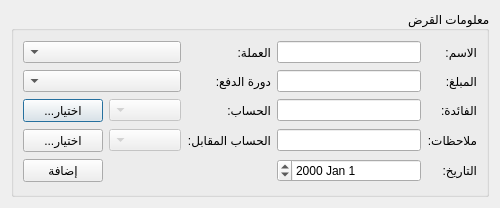
<?xml version="1.0" encoding="UTF-8"?>
<ui version="4.0">
 <class>AddLoan</class>
 <widget class="QDialog" name="AddLoan">
  <property name="geometry">
   <rect>
    <x>0</x>
    <y>0</y>
    <width>500</width>
    <height>208</height>
   </rect>
  </property>
  <property name="minimumSize">
   <size>
    <width>400</width>
    <height>200</height>
   </size>
  </property>
  <property name="maximumSize">
   <size>
    <width>500</width>
    <height>208</height>
   </size>
  </property>
  <property name="windowTitle">
   <string>قرض جديد</string>
  </property>
  <layout class="QGridLayout" name="gridLayout">
   <item row="0" column="0">
    <widget class="QGroupBox" name="groupBox_4">
     <property name="minimumSize">
      <size>
       <width>400</width>
       <height>0</height>
      </size>
     </property>
     <property name="layoutDirection">
      <enum>Qt::RightToLeft</enum>
     </property>
     <property name="title">
      <string>معلومات القرض</string>
     </property>
     <layout class="QGridLayout" name="gridLayout_2">
      <item row="0" column="0">
       <widget class="QLabel" name="label_5">
        <property name="text">
         <string>الاسم:</string>
        </property>
       </widget>
      </item>
      <item row="0" column="1">
       <widget class="QLineEdit" name="loan_name_input"/>
      </item>
      <item row="0" column="2">
       <widget class="QLabel" name="label_9">
        <property name="text">
         <string>العملة:</string>
        </property>
       </widget>
      </item>
      <item row="0" column="3" colspan="2">
       <widget class="QComboBox" name="currency_combobox"/>
      </item>
      <item row="1" column="0">
       <widget class="QLabel" name="label_11">
        <property name="text">
         <string>المبلغ:</string>
        </property>
       </widget>
      </item>
      <item row="1" column="1">
       <widget class="QLineEdit" name="loan_amount_input"/>
      </item>
      <item row="1" column="2">
       <widget class="QLabel" name="label_12">
        <property name="text">
         <string>دورة الدفع:</string>
        </property>
       </widget>
      </item>
      <item row="1" column="3" colspan="2">
       <widget class="QComboBox" name="loan_cycle_combobox"/>
      </item>
      <item row="2" column="0">
       <widget class="QLabel" name="label_13">
        <property name="text">
         <string>الفائدة:</string>
        </property>
       </widget>
      </item>
      <item row="2" column="1">
       <widget class="QLineEdit" name="loan_interest_input"/>
      </item>
      <item row="2" column="2">
       <widget class="QLabel" name="label_6">
        <property name="text">
         <string>الحساب:</string>
        </property>
       </widget>
      </item>
      <item row="2" column="3">
       <widget class="QComboBox" name="account_combobox">
        <property name="enabled">
         <bool>false</bool>
        </property>
       </widget>
      </item>
      <item row="2" column="4">
       <widget class="QPushButton" name="select_account_btn">
        <property name="text">
         <string>...اختيار</string>
        </property>
       </widget>
      </item>
      <item row="3" column="0">
       <widget class="QLabel" name="label_10">
        <property name="text">
         <string>ملاحظات:</string>
        </property>
       </widget>
      </item>
      <item row="3" column="1">
       <widget class="QLineEdit" name="loan_notes_input"/>
      </item>
      <item row="3" column="2">
       <widget class="QLabel" name="label_7">
        <property name="text">
         <string>الحساب المقابل:</string>
        </property>
       </widget>
      </item>
      <item row="3" column="3">
       <widget class="QComboBox" name="opposite_account_combobox">
        <property name="enabled">
         <bool>false</bool>
        </property>
       </widget>
      </item>
      <item row="3" column="4">
       <widget class="QPushButton" name="select_opposite_account_btn">
        <property name="text">
         <string>...اختيار</string>
        </property>
       </widget>
      </item>
      <item row="4" column="0">
       <widget class="QLabel" name="label_8">
        <property name="text">
         <string>التاريخ:</string>
        </property>
       </widget>
      </item>
      <item row="4" column="1">
       <widget class="QDateEdit" name="loan_date_input"/>
      </item>
      <item row="4" column="4">
       <widget class="QPushButton" name="add_loan_btn">
        <property name="text">
         <string>إضافة</string>
        </property>
       </widget>
      </item>
     </layout>
    </widget>
   </item>
  </layout>
 </widget>
 <resources/>
 <connections/>
</ui>
